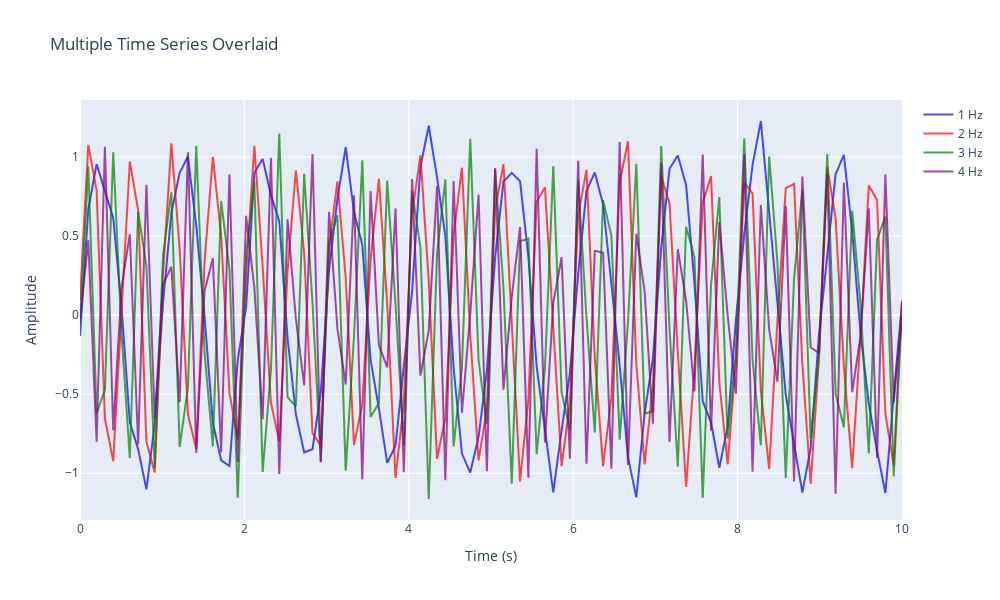

The cell this chart's notebook holds for it:
### Markdown cell above
## 7. Multiple Lines in One Plot

Create multi-line plots by using the same subplot_position for all lines.

### Code cell
# Generate multiple time series
n_points = 100
time = np.linspace(0, 10, n_points)

# Different frequency sine waves
frequencies = [1, 2, 3, 4]
colors = ['blue', 'red', 'green', 'purple']

line_specs = []
for freq, color in zip(frequencies, colors):
    y = np.sin(2 * np.pi * freq * time) + np.random.randn(n_points) * 0.1
    line_data = np.column_stack([time, y])
    
    line_specs.append(PlotSpec(
        data=line_data,
        plot_type='line',
        subplot_position=0,  # All in same subplot
        label=f'{freq} Hz',
        color=color,
        line_width=2,
        alpha=0.7
    ))

grid_lines = PlotGrid(
    plot_specs=line_specs,
    config=PlotConfig(
        title="Multiple Time Series Overlaid",
        figsize=(10, 6)
    ),
    layout=GridLayoutConfig(rows=1, cols=1),
    backend='plotly'
)

fig_lines = grid_lines.plot()
fig_lines.update_xaxes(title_text="Time (s)")
fig_lines.update_yaxes(title_text="Amplitude")
fig_lines.show()

print("\n✓ Multi-line plot created")
print(f"Lines: {len(frequencies)} sine waves with different frequencies")
